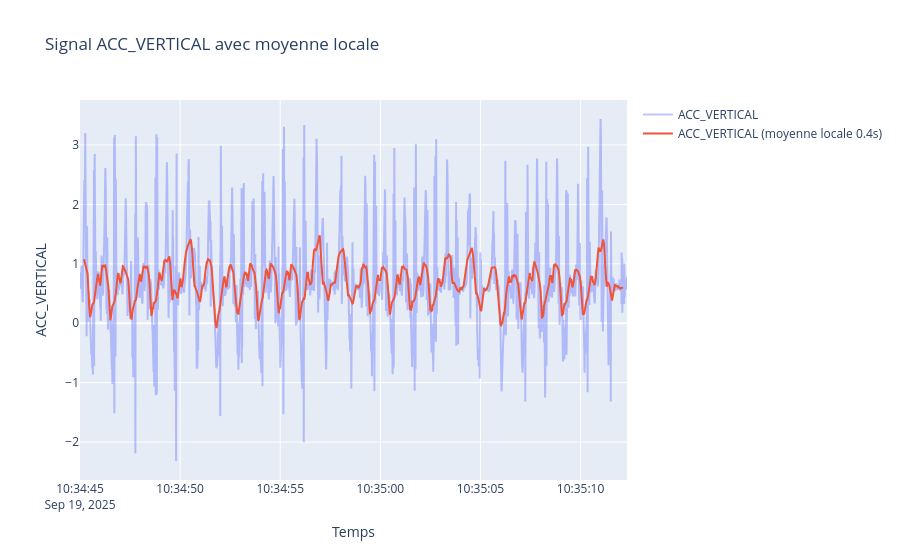

The notebook cell saved with this chart:
### Code cell
session_4.sequences[0].local_average_plot(channel="ACC_VERTICAL", window_size_seconds=0.5)

### Figure 1 — Plotly figure (JSON) as saved in the notebook; plotly's stock layout.template omitted (floating-point values rounded to 4 significant figures; data arrays with more than 128 entries replaced by an {"elided": "..."} marker saying what was removed)
{"data": [{"mode": "lines", "name": "ACC_VERTICAL", "opacity": 0.4, "type": "scatter", "x": {"elided": "5465 str values"}, "y": {"elided": "5465 float values"}}, {"mode": "lines", "name": "ACC_VERTICAL (moyenne locale 0.4s)", "type": "scatter", "x": {"elided": "5465 str values"}, "y": {"elided": "5465 float values"}}], "layout": {"title": {"text": "Signal ACC_VERTICAL avec moyenne locale"}, "xaxis": {"title": {"text": "Temps"}}, "yaxis": {"title": {"text": "ACC_VERTICAL"}}}}
